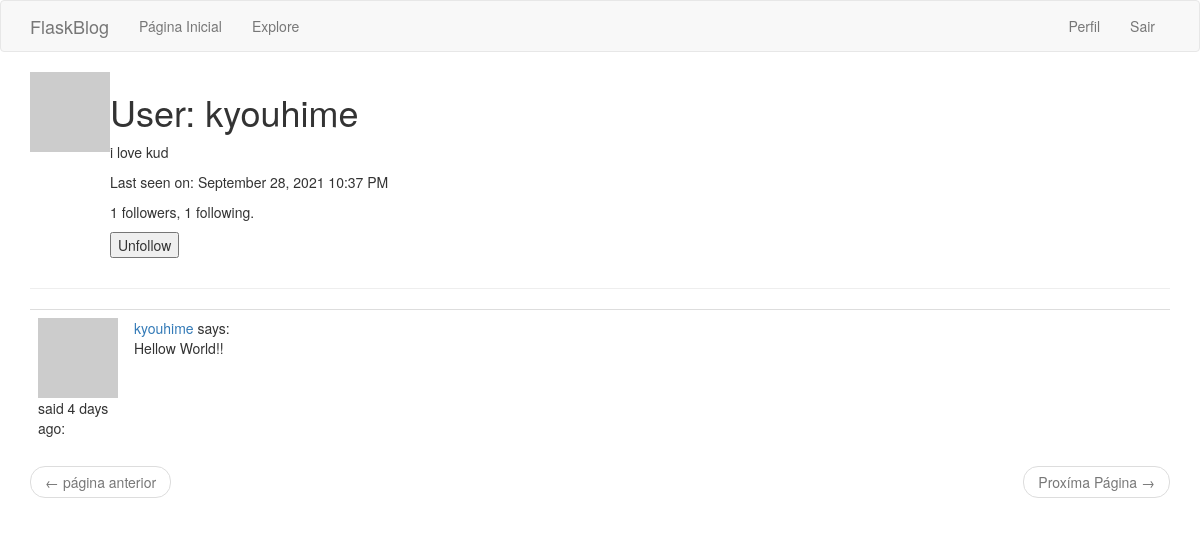
The app's page /user/kyouhime (signed in), older data.
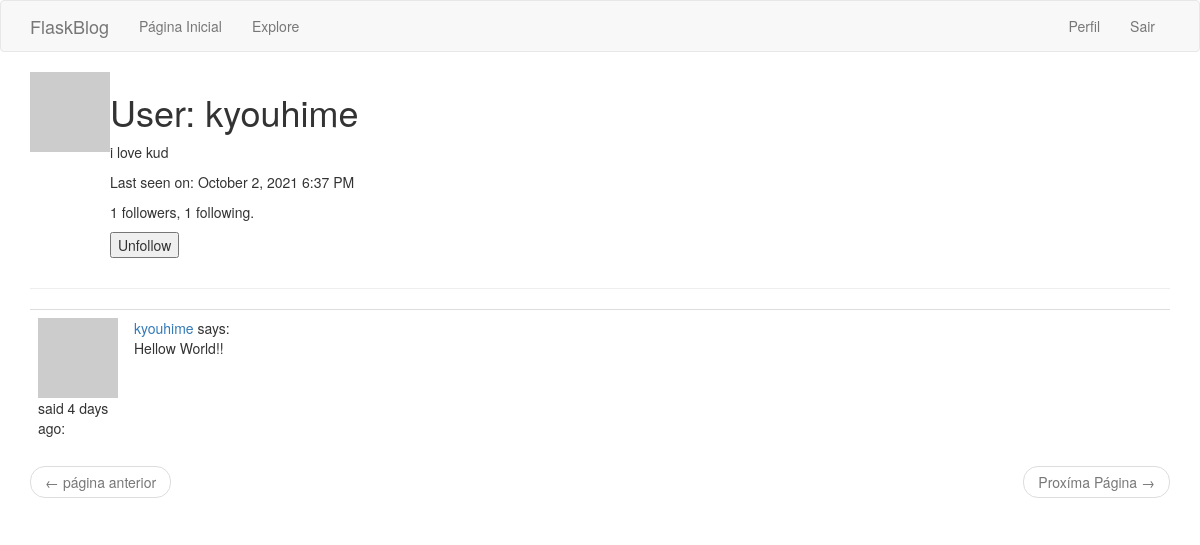
The same page, newer data.
### app/models.py (models this page shows, shortened)
class User(UserMixin, db.Model):
    id = db.Column(db.Integer, primary_key=True)
    username = db.Column(db.String(64), index=True, unique=True)
    email = db.Column(db.String(120), index=True, unique=True)
    password_hash = db.Column(db.String(128))
    posts = db.relationship('Post', backref='author', lazy='dynamic')
    about_me = db.Column(db.String(140))
    last_seen = db.Column(db.DateTime, default=datetime.utcnow)
    followed = db.relationship(
        'User', secondary=followers,
        primaryjoin=(followers.c.follower_id == id),
        secondaryjoin=(followers.c.followed_id == id),
        backref=db.backref('followers', lazy='dynamic'), lazy='dynamic'
    )
    def is_following(self, user):
        return self.followed.filter(
            followers.c.followed_id == user.id).count() > 0
    def avatar(self, size):
        digest = md5(self.email.lower().encode('utf-8')).hexdigest()
        return 'https://www.gravatar.com/avatar/{}?d=identicon&s={}'.format(
            digest, size)

class Post(db.Model):
    id = db.Column(db.Integer, primary_key=True)
    body = db.Column(db.String(140))
    timestamp = db.Column(db.DateTime, index=True, default=datetime.utcnow)
    user_id = db.Column(db.Integer, db.ForeignKey('user.id'))

### app/main/routes.py (the view)
@bp.route('/user/<username>')
@login_required
def user(username):
    user = User.query.filter_by(username=username).first_or_404()
    page = request.args.get('page', 1, type=int)
    posts = user.posts.order_by(Post.timestamp.desc()).paginate(
        page, current_app.config['POSTS_PER_PAGE'], False)
    next_url = url_for('main.user', username=user.username, page=posts.next_num) \
        if posts.has_next else None
    prev_url = url_for('mainuser', username=user.username, page=posts.prev_num) \
        if posts.has_prev else None
    form = EmptyForm()
    return render_template('user.html', user=user, posts=posts.items,
                           next_url=next_url, prev_url=prev_url, form=form)

### app/main/forms.py
class EmptyForm(FlaskForm):
    submit = SubmitField('Submit')

### app/main/routes.py (called while the page is built)
@bp.before_request
def before_request():
    if current_user.is_authenticated:
        current_user.last_seen = datetime.utcnow()
        db.session.commit()

### app/models.py (called while the page is built)
@login.user_loader
def load_user(id):
    return User.query.get(int(id))

### app/templates/user.html (shortened to what this page needs)
{% extends "base.html" %}
{% block app_content %}
    <table>
        <tr valign="top">
            <td><img src="{{ user.avatar(128) }}"></td>
            <td>
                <h1>User: {{ user.username }}</h1>
                {% if user.about_me %}<p>{{ user.about_me }}</p>{% endif %}
                {% if user.last_seen %}
                <p>Last seen on: {{ moment(user.last_seen).format('LLL') }}</p>
                {% endif %}
                <p>{{ user.followers.count() }} followers, {{ user.followed.count() }} following.</p>
                {% if user == current_user %}
                <p><a href="{{ url_for('main.edit_profile') }}">Edit your profile</a></p>
                {% else %}
                <p>
                    <form action="{{ url_for('main.unfollow', username=user.username) }}" method="post">
                        {{ form.submit(value='Unfollow') }}
                    </form>
                </p>
                {% endif %}
            </td>
        </tr>
    </table>
    <hr>
    {% for post in posts %}
        {% include '_post.html' %}
    {% endfor %}
    <nav aria-label="...">
        <ul class="pager">
            <li class="previous{% if not prev_url %} disabled{% endif %}">
                <a href="{{ prev_url or '#' }}">
                    <span aria-hidden="true">&larr;</span> página anterior
                </a>
            </li>
            <li class="next{% if not next_url %} disabled{% endif %}">
                <a href="{{ next_url or '#' }}">
                    Proxíma Página <span aria-hidden="true">&rarr;</span>
                </a>
            </li>
        </ul>
    </nav>
{% endblock %}

### app/templates/base.html (shortened to what this page needs)
{% extends 'bootstrap/base.html' %}
{% block navbar %}
    <nav class="navbar navbar-default">
        <div class="container">
            <div class="navbar-header">
                <a class="navbar-brand" href="{{ url_for('main.index') }}">FlaskBlog</a>
            </div>
            <div class="collapse navbar-collapse" id="bs-example-navbar-collapse-1">
                <ul class="nav navbar-nav">
                    <li><a href="{{ url_for('main.index') }}">Página Inicial</a></li>
                    <li><a href="{{ url_for('main.explore') }}">Explore</a></li>
                </ul>
                <ul class="nav navbar-nav navbar-right">
                    {% if current_user.is_anonymous %}
                    <li><a href="{{ url_for('auth.login') }}">Login</a></li>
                    {% else %}
                    <li><a href="{{ url_for('main.user', username=current_user.username) }}">Perfil</a></li>
                    <li><a href="{{ url_for('auth.logout') }}">Sair</a></li>
                    {% endif %}
                </ul>
            </div>
        </div>
    </nav>
{% endblock %}
{% block content %}
    <div class="container">
        {% block app_content %}{% endblock %}
    </div>
{% endblock %}

### app/templates/_post.html
<table class="table table-hover">
    <tr>
        <td width="70px">
            <a href="{{ url_for('main.user', username=post.author.username) }}">
                <img src="{{ post.author.avatar(70) }}" />
            </a>
            said {{ moment(post.timestamp).fromNow() }}:
            <br>
        </td>
        <td>
            <a href="{{ url_for('main.user', username=post.author.username) }}">
                {{ post.author.username }}
            </a>
            says:
            <br>
            {{ post.body }}
        </td>
    </tr>
</table>

Row changes from the older to the newer data that the page shows:
changed User "kyouhime": last_seen "September 28, 2021 10:37 PM" → "October 2, 2021 6:37 PM"
